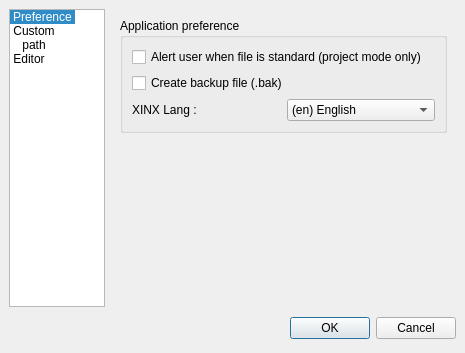
<ui version="4.0" >
 <class>CustomDialog</class>
 <widget class="QDialog" name="CustomDialog" >
  <property name="geometry" >
   <rect>
    <x>0</x>
    <y>0</y>
    <width>465</width>
    <height>353</height>
   </rect>
  </property>
  <property name="windowTitle" >
   <string>Customize</string>
  </property>
  <layout class="QGridLayout" >
   <property name="margin" >
    <number>9</number>
   </property>
   <property name="spacing" >
    <number>6</number>
   </property>
   <item row="0" column="1" >
    <widget class="QStackedWidget" name="stackedWidget" >
     <property name="enabled" >
      <bool>true</bool>
     </property>
     <property name="currentIndex" >
      <number>0</number>
     </property>
     <widget class="QWidget" name="page" >
      <layout class="QVBoxLayout" >
       <property name="margin" >
        <number>9</number>
       </property>
       <property name="spacing" >
        <number>6</number>
       </property>
       <item>
        <widget class="QGroupBox" name="groupBox" >
         <property name="title" >
          <string>Application preference</string>
         </property>
         <layout class="QGridLayout" >
          <property name="margin" >
           <number>9</number>
          </property>
          <property name="spacing" >
           <number>6</number>
          </property>
          <item row="1" column="0" colspan="2" >
           <widget class="QCheckBox" name="m_createBakCheckBox" >
            <property name="text" >
             <string>Create backup file (.bak)</string>
            </property>
           </widget>
          </item>
          <item row="0" column="0" colspan="2" >
           <widget class="QCheckBox" name="m_alertStandardCheckBox" >
            <property name="text" >
             <string>Alert user when file is standard (project mode only)</string>
            </property>
           </widget>
          </item>
          <item row="2" column="0" >
           <widget class="QLabel" name="label" >
            <property name="text" >
             <string>XINX Lang :</string>
            </property>
            <property name="buddy" >
             <cstring>m_langComboBox</cstring>
            </property>
           </widget>
          </item>
          <item row="2" column="1" >
           <widget class="QComboBox" name="m_langComboBox" >
            <item>
             <property name="text" >
              <string>(en) English</string>
             </property>
            </item>
            <item>
             <property name="text" >
              <string>(fr_FR) French</string>
             </property>
            </item>
           </widget>
          </item>
         </layout>
        </widget>
       </item>
       <item>
        <spacer>
         <property name="orientation" >
          <enum>Qt::Vertical</enum>
         </property>
         <property name="sizeHint" >
          <size>
           <width>20</width>
           <height>40</height>
          </size>
         </property>
        </spacer>
       </item>
      </layout>
     </widget>
     <widget class="QWidget" name="page_2" >
      <layout class="QVBoxLayout" >
       <property name="margin" >
        <number>9</number>
       </property>
       <property name="spacing" >
        <number>6</number>
       </property>
       <item>
        <widget class="QGroupBox" name="groupBox_2" >
         <property name="title" >
          <string>Custom path</string>
         </property>
         <layout class="QGridLayout" >
          <property name="margin" >
           <number>9</number>
          </property>
          <property name="spacing" >
           <number>6</number>
          </property>
          <item row="1" column="3" >
           <widget class="QToolButton" name="m_changeObjectPathBtn" >
            <property name="text" >
             <string>...</string>
            </property>
           </widget>
          </item>
          <item row="1" column="2" >
           <widget class="QLineEdit" name="m_objectDescriptionPathLineEdit" />
          </item>
          <item row="0" column="3" >
           <widget class="QToolButton" name="m_changeProjectPathBtn" >
            <property name="text" >
             <string>...</string>
            </property>
           </widget>
          </item>
          <item row="0" column="0" >
           <widget class="QLabel" name="label_2" >
            <property name="text" >
             <string>XINX project directory :</string>
            </property>
           </widget>
          </item>
          <item row="0" column="1" colspan="2" >
           <widget class="QLineEdit" name="m_projectPathLineEdit" />
          </item>
          <item row="1" column="0" colspan="2" >
           <widget class="QLabel" name="label_3" >
            <property name="text" >
             <string>Business object description :</string>
            </property>
           </widget>
          </item>
         </layout>
        </widget>
       </item>
       <item>
        <widget class="QGroupBox" name="groupBox_3" >
         <property name="title" >
          <string>Project files path</string>
         </property>
         <layout class="QGridLayout" >
          <property name="margin" >
           <number>9</number>
          </property>
          <property name="spacing" >
           <number>6</number>
          </property>
          <item row="1" column="0" >
           <widget class="QLabel" name="label_4" >
            <property name="text" >
             <string>Path :</string>
            </property>
           </widget>
          </item>
          <item row="1" column="1" >
           <widget class="QLineEdit" name="m_fileTypePath" />
          </item>
          <item row="0" column="0" colspan="2" >
           <widget class="QComboBox" name="m_fileTypeComboBox" >
            <item>
             <property name="text" >
              <string>Stylesheet (*.xsl)</string>
             </property>
            </item>
            <item>
             <property name="text" >
              <string>JavaScript (*.js)</string>
             </property>
            </item>
            <item>
             <property name="text" >
              <string>Configuration file (configuration.xml)</string>
             </property>
            </item>
           </widget>
          </item>
          <item row="2" column="0" colspan="2" >
           <widget class="QCheckBox" name="m_specifiqueCheckBox" >
            <property name="text" >
             <string>Can be specifique</string>
            </property>
           </widget>
          </item>
         </layout>
        </widget>
       </item>
       <item>
        <spacer>
         <property name="orientation" >
          <enum>Qt::Vertical</enum>
         </property>
         <property name="sizeHint" >
          <size>
           <width>20</width>
           <height>181</height>
          </size>
         </property>
        </spacer>
       </item>
      </layout>
     </widget>
     <widget class="QWidget" name="page_3" >
      <layout class="QVBoxLayout" >
       <property name="margin" >
        <number>9</number>
       </property>
       <property name="spacing" >
        <number>6</number>
       </property>
       <item>
        <widget class="QGroupBox" name="groupBox_4" >
         <property name="title" >
          <string>Customize syntax</string>
         </property>
         <layout class="QGridLayout" >
          <property name="margin" >
           <number>9</number>
          </property>
          <property name="spacing" >
           <number>6</number>
          </property>
          <item row="4" column="0" >
           <widget class="QLabel" name="label_6" >
            <property name="text" >
             <string>Font :</string>
            </property>
           </widget>
          </item>
          <item row="2" column="0" colspan="3" >
           <widget class="QCheckBox" name="m_underlineCheckBox" >
            <property name="font" >
             <font>
              <underline>true</underline>
             </font>
            </property>
            <property name="text" >
             <string>Underline</string>
            </property>
           </widget>
          </item>
          <item row="0" column="2" colspan="2" >
           <widget class="QComboBox" name="m_syntaxTypeComboBox" />
          </item>
          <item row="0" column="0" colspan="2" >
           <widget class="QComboBox" name="m_syntaxFileTypeComboBox" />
          </item>
          <item row="2" column="3" >
           <widget class="QCheckBox" name="m_StrikeoutCheckBox" >
            <property name="font" >
             <font>
              <strikeout>true</strikeout>
             </font>
            </property>
            <property name="text" >
             <string>Strikeout</string>
            </property>
           </widget>
          </item>
          <item row="1" column="3" >
           <widget class="QCheckBox" name="m_italicCheckBox" >
            <property name="font" >
             <font>
              <italic>true</italic>
             </font>
            </property>
            <property name="text" >
             <string>Italic</string>
            </property>
           </widget>
          </item>
          <item row="1" column="0" colspan="3" >
           <widget class="QCheckBox" name="m_boldCheckBox" >
            <property name="font" >
             <font>
              <weight>75</weight>
              <bold>true</bold>
             </font>
            </property>
            <property name="text" >
             <string>Bold</string>
            </property>
           </widget>
          </item>
          <item row="3" column="0" >
           <widget class="QLabel" name="label_5" >
            <property name="text" >
             <string>Color :</string>
            </property>
           </widget>
          </item>
          <item row="4" column="1" colspan="3" >
           <widget class="QFontComboBox" name="m_fontComboBox" />
          </item>
          <item row="3" column="1" colspan="3" >
           <widget class="KColorCombo" name="m_colorComboBox" />
          </item>
         </layout>
        </widget>
       </item>
       <item>
        <widget class="QTextEdit" name="m_exempleTextEdit" >
         <property name="lineWrapMode" >
          <enum>QTextEdit::NoWrap</enum>
         </property>
         <property name="readOnly" >
          <bool>true</bool>
         </property>
         <property name="tabStopWidth" >
          <number>15</number>
         </property>
         <property name="acceptRichText" >
          <bool>false</bool>
         </property>
        </widget>
       </item>
      </layout>
     </widget>
    </widget>
   </item>
   <item row="0" column="0" >
    <widget class="QListWidget" name="listWidget" >
     <property name="minimumSize" >
      <size>
       <width>96</width>
       <height>0</height>
      </size>
     </property>
     <property name="maximumSize" >
      <size>
       <width>96</width>
       <height>16777215</height>
      </size>
     </property>
     <property name="iconSize" >
      <size>
       <width>60</width>
       <height>60</height>
      </size>
     </property>
     <property name="movement" >
      <enum>QListView::Static</enum>
     </property>
     <property name="spacing" >
      <number>12</number>
     </property>
     <property name="viewMode" >
      <enum>QListView::IconMode</enum>
     </property>
     <property name="wordWrap" >
      <bool>true</bool>
     </property>
     <property name="currentRow" >
      <number>0</number>
     </property>
     <item>
      <property name="text" >
       <string>Preference</string>
      </property>
      <property name="icon" >
       <iconset resource="../images/application.qrc" >:/folder_config128.png</iconset>
      </property>
     </item>
     <item>
      <property name="text" >
       <string>Custom path</string>
      </property>
      <property name="icon" >
       <iconset resource="../images/application.qrc" >:/folder_fost.png</iconset>
      </property>
     </item>
     <item>
      <property name="text" >
       <string>Editor</string>
      </property>
      <property name="icon" >
       <iconset resource="../images/application.qrc" >:/Desktop.png</iconset>
      </property>
     </item>
    </widget>
   </item>
   <item row="1" column="0" colspan="2" >
    <layout class="QHBoxLayout" >
     <property name="margin" >
      <number>0</number>
     </property>
     <property name="spacing" >
      <number>6</number>
     </property>
     <item>
      <spacer>
       <property name="orientation" >
        <enum>Qt::Horizontal</enum>
       </property>
       <property name="sizeHint" >
        <size>
         <width>131</width>
         <height>31</height>
        </size>
       </property>
      </spacer>
     </item>
     <item>
      <widget class="QPushButton" name="okButton" >
       <property name="text" >
        <string>OK</string>
       </property>
      </widget>
     </item>
     <item>
      <widget class="QPushButton" name="cancelButton" >
       <property name="text" >
        <string>Cancel</string>
       </property>
      </widget>
     </item>
    </layout>
   </item>
  </layout>
 </widget>
 <customwidgets>
  <customwidget>
   <class>KColorCombo</class>
   <extends>QComboBox</extends>
   <header>../src/kcolorcombo.h</header>
  </customwidget>
 </customwidgets>
 <resources>
  <include location="../images/application.qrc" />
 </resources>
 <connections>
  <connection>
   <sender>okButton</sender>
   <signal>clicked()</signal>
   <receiver>CustomDialog</receiver>
   <slot>accept()</slot>
   <hints>
    <hint type="sourcelabel" >
     <x>296</x>
     <y>374</y>
    </hint>
    <hint type="destinationlabel" >
     <x>96</x>
     <y>254</y>
    </hint>
   </hints>
  </connection>
  <connection>
   <sender>cancelButton</sender>
   <signal>clicked()</signal>
   <receiver>CustomDialog</receiver>
   <slot>reject()</slot>
   <hints>
    <hint type="sourcelabel" >
     <x>379</x>
     <y>374</y>
    </hint>
    <hint type="destinationlabel" >
     <x>179</x>
     <y>282</y>
    </hint>
   </hints>
  </connection>
  <connection>
   <sender>listWidget</sender>
   <signal>currentRowChanged(int)</signal>
   <receiver>stackedWidget</receiver>
   <slot>setCurrentIndex(int)</slot>
   <hints>
    <hint type="sourcelabel" >
     <x>55</x>
     <y>109</y>
    </hint>
    <hint type="destinationlabel" >
     <x>223</x>
     <y>136</y>
    </hint>
   </hints>
  </connection>
 </connections>
</ui>
